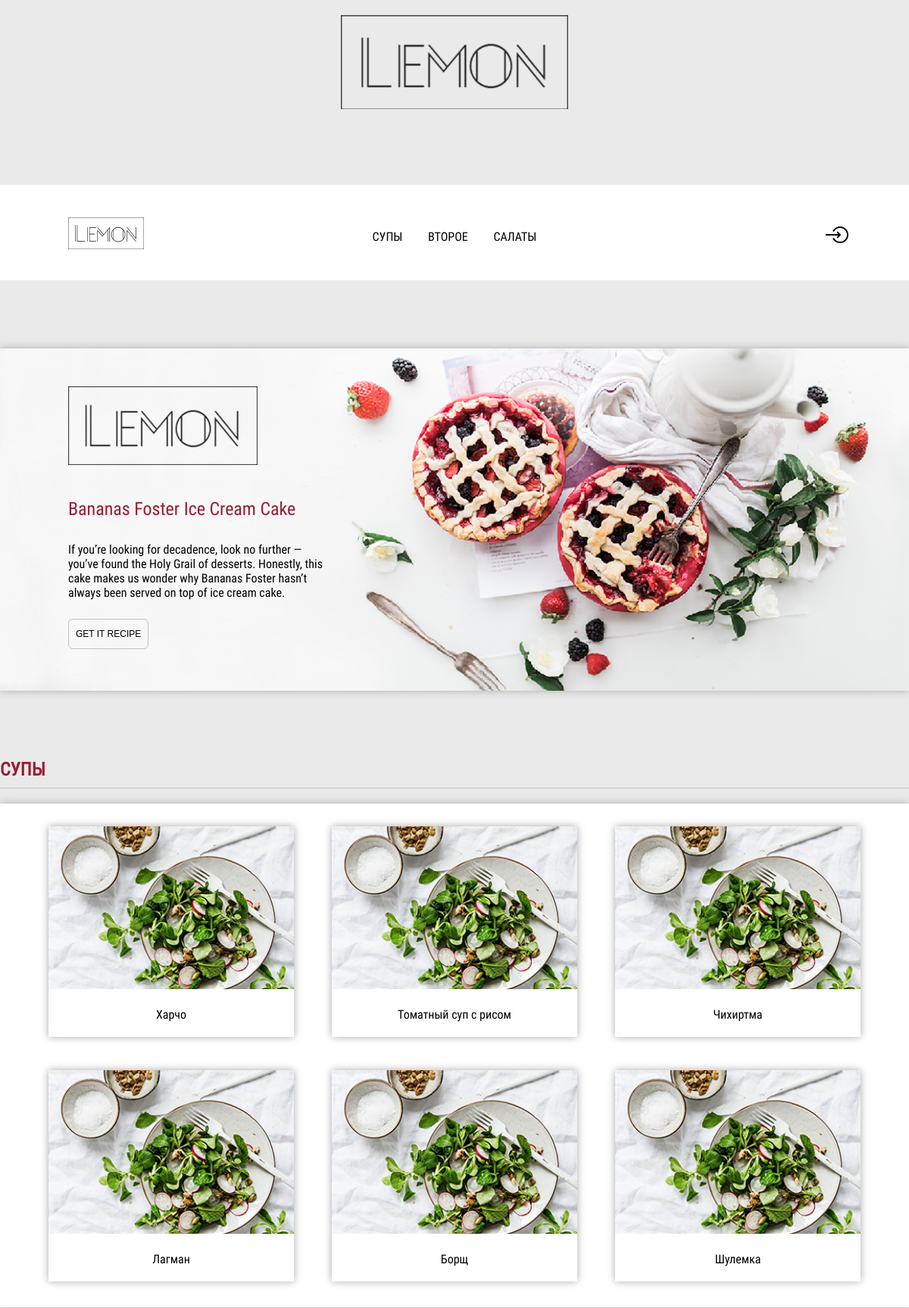
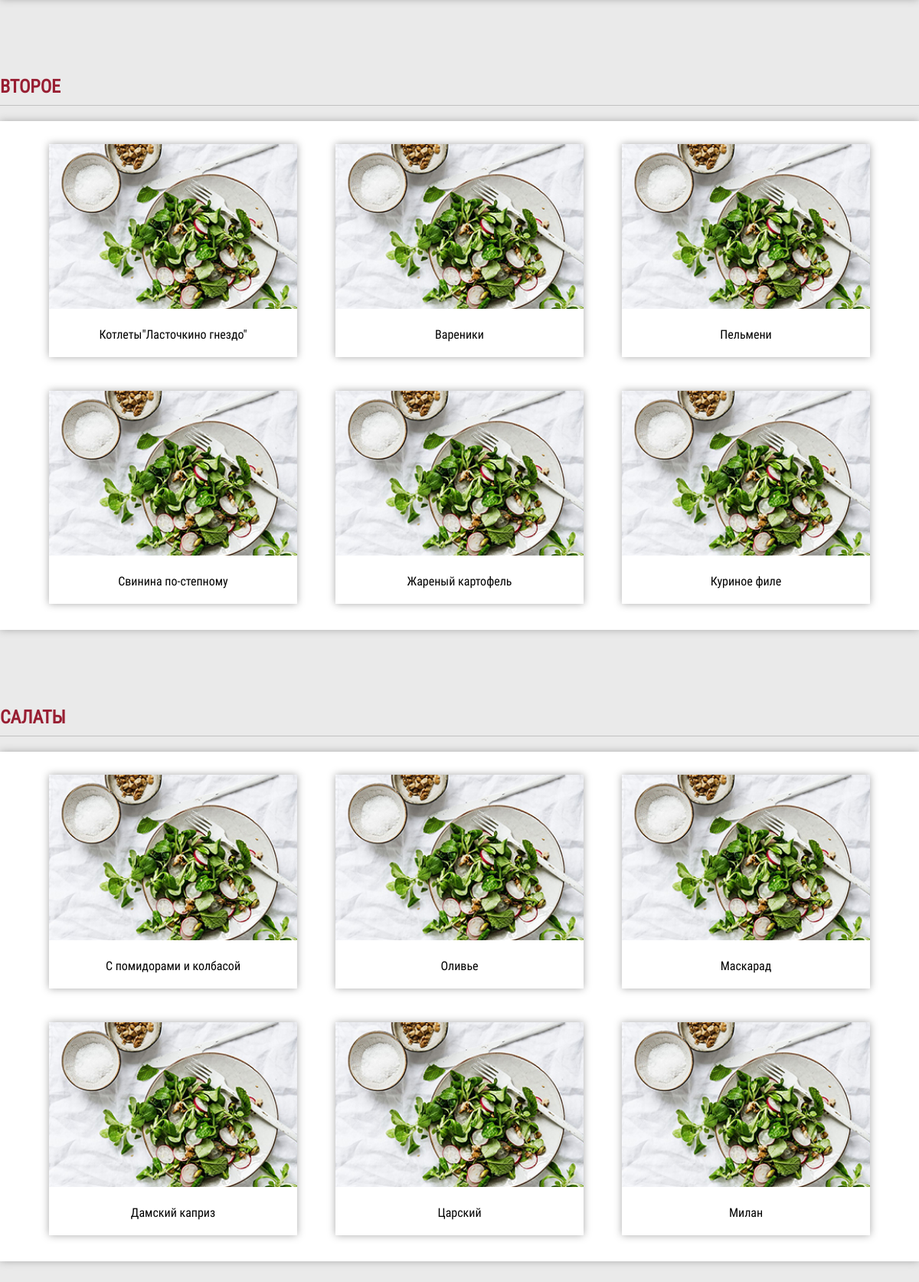
The page / (upper part) on the database its author committed (2 pictures, top to bottom).
### tables this page shows
CREATE TABLE IF NOT EXISTS `dish` (
  `id` int(3) NOT NULL AUTO_INCREMENT,
  `nameD` text NOT NULL,
  `composition` text NOT NULL,
  `price` int(6) NOT NULL,
  `time_id` int(2) NOT NULL,
  `weight` int(4) NOT NULL,
  `img` blob NOT NULL,
  PRIMARY KEY (`id`)
);

### index.php (the view, shortened to what this page needs)
<?php
$dbc=mysqli_connect('localhost', 'root', '', 'dish');
?>
<!DOCTYPE html>
<html>
<head>
	<link rel="stylesheet" href="css/grid.css">
	<link rel="stylesheet" href="css/style.css">
</head>
<body>
	<div class="container clearfix">
		<div class="col lg-12 xl-12" style="margin-bottom: 0px !important">
			<header class="clearfix">
				<div id="logotip"></div>
				<div class="nav-box">
					<div>
						<img src="img/Logo.png" width="100">
					</div>
					<nav id="menu">
						<a href="#sup">Супы</a>
						<a href="#two">Второе</a>
						<a href="#salad">Салаты</a>
					</nav>
					<a href="javascript:void(0)" class="vxod" id="vxod">
					</a>
				</div>
			</header>
			<main class="col lg-12 xl-12">
				<section class="banner">
					<div class="banner-one">
						<div>
							<div>
								<img src="img/Logo.png" width="250">
							</div>
							<span>Bananas Foster Ice Cream Cake</span>
							<p>If&nbsp;you&rsquo;re looking for decadence, look no&nbsp;further&nbsp;&mdash; you&rsquo;ve found the Holy Grail of&nbsp;desserts. Honestly, this cake makes&nbsp;us wonder why Bananas Foster hasn&rsquo;t always been served on&nbsp;top of&nbsp;ice cream cake.</p>
							<button href="javascript:void(0)">get it recipe</button>
						</div>
					</div>
				</section>
				<section class="menu">
					<div class="container">
						<form class ="order" name="order" method="post" action="order.php">
							<h2 id="sup">Супы</h2>
								<div>
										<?
										$soup=mysqli_query($dbc, "SELECT * FROM dish WHERE time_id=1");
										$result=mysqli_fetch_array($soup);
										do{
										echo '<div>';
												printf('<span>Цена %sруб</span>',$result['price']);
											echo "<img src='img/Photo-one.jpg'width='100%'>";
											printf('<label class="after"><input type="checkbox" name="order[]" value="%s">%s</label>', $result['id'],$result['nameD']);
										echo '</div>';
										}
										while ($result=mysqli_fetch_array($soup));
										?>
								</div>
							<h2 id="two">Второе</h2>
								<div>
									<?
										$two_dish=mysqli_query($dbc, "SELECT * FROM dish WHERE time_id=2");
										$result=mysqli_fetch_array($two_dish);
										do{
										echo '<div>';
												printf('<span>Цена %sруб</span>',$result['price']);
											echo "<img src='img/Photo-one.jpg'width='100%'>";
											printf('<label class="after"><input type="checkbox" name="order[]" value="%s">%s</label>', $result['id'],$result['nameD']);
										echo '</div>';
										}
										while ($result=mysqli_fetch_array($two_dish));
										?>
								</div>
							<h2 id="salad">Салаты</h2>
								<div>
									<?
										$salad=mysqli_query($dbc, "SELECT * FROM dish WHERE time_id=3");
										$result=mysqli_fetch_array($salad);
										do{
										echo '<div>';
												printf('<span>Цена %sруб</span>',$result['price']);
											echo "<img src='img/Photo-one.jpg'width='100%'>";
											printf('<label class="after"><input type="checkbox" name="order[ ]" value="%s">%s</label>', $result['id'],$result['nameD']);
										echo '</div>';
										}
										while ($result=mysqli_fetch_array($salad));
										?>
								</div>
						</form>
					</div>
				</section>
			</main>
		</div>
	</div>
</body>
</html>

### css/grid.css (style rules this page uses)
* { padding:0; margin: 0; -webkit-box-sizing: border-box; box-sizing: border-box; }
.container { width: 1200px; display: block; margin: 0 auto; }
.container .col { float: left; margin: 0 0 1em; }
.container .col.xl-12 { width: 100%; }

### css/style.css (style rules this page uses)
body { background-color: #eaeaea; position: relative; font-family: "Roboto"; }
a { color: black; text-decoration: none; background-color: transparent; }
.clearfix:after { content: ""; display: table; clear: both; }
.regist > label,input,button { margin: 10px auto 5px; display: block; border-radius: 6px; }
header > div:nth-child(1) { width: 100%; max-width: 300px; height: 124px; margin: 20px auto 100px; background-image: url(../img/Logo.png); background-repeat: no-repeat; background-size: cover; }
.nav-box { position: relative; float: left; width: 100%; background-color: white; }
.nav-box > div:nth-child(1) { float: left; height: 40px; margin: 43px 40px 43px 90px; }
.nav-box nav { position: absolute; left: 50%; transform: translateX(-50%); margin:3.4em auto 0; padding:5px 15px; text-transform: uppercase; }
.nav-box > nav > a { padding:5px 15px; font-size: 16px; }
.nav-box > a > svg { float: right; width: 30px; margin-right: 5em; margin-top: 3.2em; }
section { margin-top: 90px; }
.banner-one { width: 100%; padding-bottom: 55px; background-image: url(../img/Rectangle1@2x.png); background-repeat: no-repeat; background-size: cover; background-color:##eae8e8; box-shadow: 0 0 10px #A9A9A9; }
.banner-one > div { width: 100%; max-width: 350px; margin-left: 90px; }
.banner-one div > div { display: block; width: 100%; max-width: 250px; padding-bottom: 40px; padding-top: 50px; }
.banner-one div > span { font-size: 24px; color: #981e32; }
.banner-one div > p { margin-top: 30px; margin-bottom: 25px; font-size: 16px; }
.banner-one div > button { margin:0px !important; padding: 12px 9px; border:1px solid #c2c2c2; font-size: 12px; background-color: transparent; text-transform: uppercase; }
.order > h2 { padding-bottom: 10px; text-transform: uppercase; color: #981e32; border-bottom: 1px solid #c2c2c2; }
#two { margin-top: 100px; }
#salad { margin-top: 100px; }
.after { position: relative; margin-top: 10px; }
.after:before { content: ''; background-image: url(../img/.icon-check-off.png); background-size: cover; width: 20px; height: 20px; position: absolute; top: -20px; left: 50%; transform: translate(-50%); opacity: 0.6; }
.order div { width: 100%; margin-top: 20px; padding-bottom: 20px; background-color: white; text-align: center; box-shadow: 0 0 10px #A9A9A9; }
.order > div > div { position: relative; display: inline-block; width: 27%; overflow: hidden; margin: 30px 25px 10px 25px; }
.order > div > div:nth-child(1) { margin-left: 0px; }
.order > div > div:nth-child(3) { margin-right: 0px; }
.order > div > div > img { margin-bottom: 20px; }
.container { width: 1200px; display: block; margin: 0 auto; }

### rows shown on the page
dish: nameD "Харчо"
dish: nameD "Томатный суп с рисом"
dish: nameD "Чихиртма"
dish: nameD "Лагман"
dish: nameD "Борщ"
dish: nameD "Шулемка"
dish: nameD "Котлеты\"Ласточкино гнездо\""
dish: nameD "Вареники"
dish: nameD "Пельмени"
dish: nameD "Свинина по-степному"
dish: nameD "Жареный картофель"
dish: nameD "Куриное филе"
dish: nameD "С помидорами и колбасой"
dish: nameD "Оливье"
dish: nameD "Маскарад"
dish: nameD "Дамский каприз"
dish: nameD "Царский"
dish: nameD "Милан"
